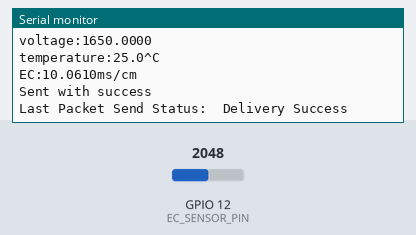
Bench run of a sketch on a simulated ESP32. On the bench: the last lines printed to the serial monitor. Inputs (shaded band) come from the test bench; at power-on: GPIO 12 (EC_SENSOR_PIN) = 2048. EEPROM starts erased.

Above: at 3.8 s.
3.9 s: GPIO 12 (EC_SENSOR_PIN) set to 2866
At 4.4 s:
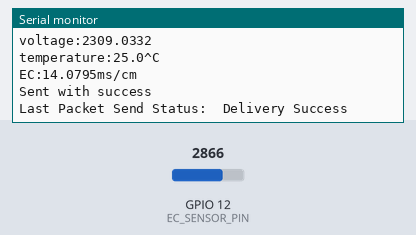
5.4 s: GPIO 12 (EC_SENSOR_PIN) set to 3603
At 6.8 s:
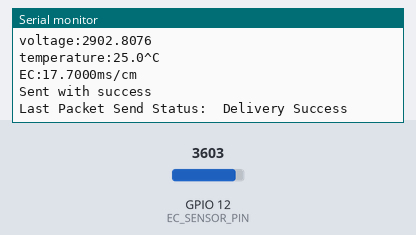
Timing chart, 0 to 8.4 s (numbered marks = the images above; inputs shaded):
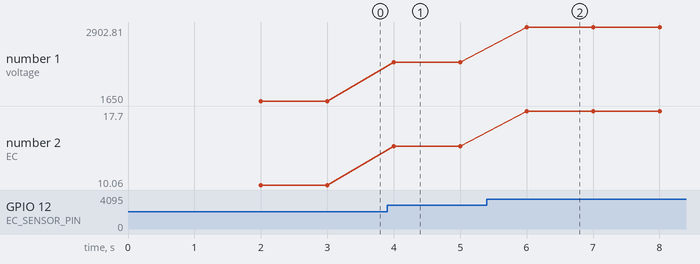

Measured:
- after the input at 3.9 s, the serial monitor: prints a new line after 0.10 s (image 1)
- after the input at 5.4 s, the serial monitor: prints a new line after 0.61 s (image 2)
- plotted number 1: 1650 → 2309.03 after the input at 3.9 s, 2309.03 → 2902.81 after the input at 5.4 s
- plotted number 2: 10.06 → 14.08 after the input at 3.9 s, 14.08 → 17.7 after the input at 5.4 s

The sketch:

ecSensor.ino
```cpp
// Define the MAC address of the receiver ESP32
//uint8_t mainBoardMacAddress[] = { 0xAA, 0xBB, 0xCC, 0xDD, 0xEE, 0xFF };
#define EC_SENSOR_PIN 12          // Output pin of EC Sensor

#define ESPADC 4096.0    // the esp Analog Digital Convertion value
#define ESPVOLTAGE 3300  // the esp voltage supply value

#include "espNow.h"
#include "ec.h"


void setup() {
  Serial.begin(115200);

  configESPNOW();
  configEC();

  myData.id = 1; // For ec value


}

void loop() {

  sendEC();
  delay(1000);
}
```

ec.h
```cpp
/*
 * You can send commands in the serial monitor to execute the calibration.
 * Serial Commands:
 *   enterec -> enter the calibration mode
 *   calec   -> calibrate with the standard buffer solution, two buffer solutions(1413us/cm and 12.88ms/cm) will be automaticlly recognized
 *   exitec  -> save the calibrated parameters and exit from calibration mode
 */

#include "Arduino.h"  // Required Library
//#include "Adafruit_ADS1015.h" // Required Library when use external ADC
#include "DFRobot_ESP_EC.h"  // Required Library
#include "EEPROM.h"          // Required Library

#define EC_PIN EC_SENSOR_PIN  // Define the EC Sensor output pin

DFRobot_ESP_EC ec;  // EC object creation
//Adafruit_ADS1115 ads;  // Required when use external ADC

float voltage, ecValue, temperature = 25;


// Function for configuring EC Sensor
void configEC() {
  EEPROM.begin(32);  //needed EEPROM.begin to store calibration k in eeprom
  ec.begin();        //by default lib store calibration k since 10 change it by set ec.begin(30); to start from 30
                     //ads.setGain(GAIN_ONE);  // Required when use external ADC
                     //ads.begin();  // Required when use external ADC
}


// Function for getting EC value from sensor
float getEC() {
  static unsigned long timepoint = millis();
  if (millis() - timepoint > 1000U)  //time interval: 1s
  {

    timepoint = millis();
    //voltage = ads.readADC_SingleEnded(0) / 10;
    voltage = analogRead(EC_PIN) / ESPADC * ESPVOLTAGE;  // read the voltage
    Serial.print("voltage:");
    Serial.println(voltage, 4);

    //temperature = readTemperature();  // read your temperature sensor to execute temperature compensation
    Serial.print("temperature:");
    Serial.print(temperature, 1);
    Serial.println("^C");

    ecValue = ec.readEC(voltage, temperature);  // convert voltage to EC with temperature compensation
    Serial.print("EC:");
    Serial.print(ecValue, 4);
    Serial.println("ms/cm");
  }
  ec.calibration(voltage, temperature);  // calibration process by Serail CMD
  return ecValue;
}

// Function for sending EC value
void sendEC() {
  getEC();  // Get EC value from sensor
  // ecValue = (float) generateRealRandom(5,100);
  //String data = (String)ecValue; // Convert it into String
  //send_data(ecCharacteristic, data); // Send data on it's charscteridtic
  myData.value = ecValue;
  sendData();
}
```

espNow.h
```cpp
#include <esp_now.h>
#include <WiFi.h>

// REPLACE WITH THE RECEIVER'S MAC Address   10:52:1C:76:1B:6C
uint8_t broadcastAddress[] = {0x10, 0x52, 0x1C, 0x76, 0x1B, 0x6C};

// Structure example to receive data
// Must match the sender structure
typedef struct struct_message {
  int id;
  float value;
};

// Create a struct_message called myData
struct_message myData;

// Create peer interface
esp_now_peer_info_t peerInfo;

// callback when data is sent
void OnDataSent(const uint8_t *mac_addr, esp_now_send_status_t status) {
  Serial.print("\r\nLast Packet Send Status:\t");
  Serial.println(status == ESP_NOW_SEND_SUCCESS ? "Delivery Success" : "Delivery Fail");
}

void configESPNOW() {

  // Set device as a Wi-Fi Station
  WiFi.mode(WIFI_STA);

  // Init ESP-NOW
  if (esp_now_init() != ESP_OK) {
    Serial.println("Error initializing ESP-NOW");
    return;
  }

  // Once ESPNow is successfully Init, we will register for Send CB to
  // get the status of Trasnmitted packet
  esp_now_register_send_cb(OnDataSent);

  // Register peer
  memcpy(peerInfo.peer_addr, broadcastAddress, 6);
  peerInfo.channel = 0;
  peerInfo.encrypt = false;

  // Add peer
  if (esp_now_add_peer(&peerInfo) != ESP_OK){
    Serial.println("Failed to add peer");
    return;
  }
}

void sendData() {
  // Send message via ESP-NOW
  esp_err_t result = esp_now_send(broadcastAddress, (uint8_t *) &myData, sizeof(myData));

  if (result == ESP_OK) {
    Serial.println("Sent with success");
  }
  else {
    Serial.println("Error sending the data");
  }
}
```
